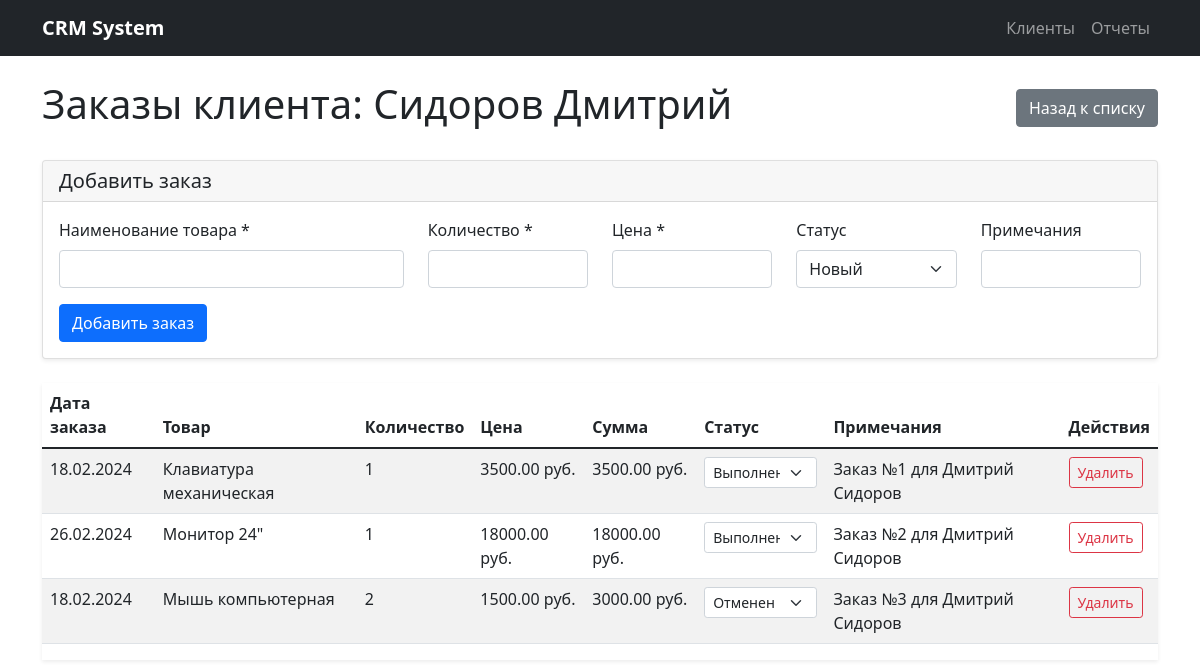
The app's page /customer/3/orders with its own data.
### models.py (models this page shows)
class Customer(db.Model):
    id = db.Column(db.Integer, primary_key=True)
    last_name = db.Column(db.String(100), nullable=False)
    first_name = db.Column(db.String(100), nullable=False)
    middle_name = db.Column(db.String(100))
    email = db.Column(db.String(100))
    phone = db.Column(db.String(20))
    registration_date = db.Column(db.Date, nullable=False, default=datetime.utcnow)
    notes = db.Column(db.Text)
    orders = db.relationship('Order', backref='customer', lazy=True, cascade='all, delete-orphan')

class Order(db.Model):
    id = db.Column(db.Integer, primary_key=True)
    customer_id = db.Column(db.Integer, db.ForeignKey('customer.id'), nullable=False)
    order_date = db.Column(db.Date, nullable=False, default=datetime.utcnow)
    product_name = db.Column(db.String(200), nullable=False)
    quantity = db.Column(db.Integer, nullable=False)
    price = db.Column(db.Float, nullable=False)
    status = db.Column(db.String(50), default='Новый')
    notes = db.Column(db.Text)

### app.py (the view)
@app.route('/customer/<int:customer_id>/orders')
def customer_orders(customer_id):
    customer = Customer.query.get_or_404(customer_id)
    return render_template('orders.html', customer=customer)

### templates/orders.html (shortened to what this page needs)
{% extends "base.html" %}
{% block content %}
<div class="d-flex justify-content-between align-items-center mb-4">
    <h1>Заказы клиента: {{ customer.last_name }} {{ customer.first_name }}</h1>
    <a href="{{ url_for('index') }}" class="btn btn-secondary">Назад к списку</a>
</div>
<div class="card mb-4">
    <div class="card-header">
        <h5 class="mb-0">Добавить заказ</h5>
    </div>
    <div class="card-body">
        <form method="post" action="{{ url_for('new_order', customer_id=customer.id) }}">
            <div class="row">
                <div class="col-md-4">
                    <label class="form-label">Наименование товара *</label>
                    <input type="text" class="form-control" name="product_name" required>
                </div>
                <div class="col-md-2">
                    <label class="form-label">Количество *</label>
                    <input type="number" class="form-control" name="quantity" min="1" required>
                </div>
                <div class="col-md-2">
                    <label class="form-label">Цена *</label>
                    <input type="number" class="form-control" name="price" step="0.01" min="0" required>
                </div>
                <div class="col-md-2">
                    <label class="form-label">Статус</label>
                    <select class="form-select" name="status">
                        <option value="Новый">Новый</option>
                    </select>
                </div>
                <div class="col-md-2">
                    <label class="form-label">Примечания</label>
                    <input type="text" class="form-control" name="notes">
                </div>
            </div>
            <button type="submit" class="btn btn-primary mt-3">Добавить заказ</button>
        </form>
    </div>
</div>
{% if customer.orders %}
<div class="table-responsive">
    <table class="table table-striped">
        <thead>
            <tr>
                <th>Дата заказа</th>
                <th>Товар</th>
                <th>Количество</th>
                <th>Цена</th>
                <th>Сумма</th>
                <th>Статус</th>
                <th>Примечания</th>
                <th>Действия</th>
            </tr>
        </thead>
        <tbody>
            {% for order in customer.orders %}
            <tr>
                <td>{{ order.order_date.strftime('%d.%m.%Y') }}</td>
                <td>{{ order.product_name }}</td>
                <td>{{ order.quantity }}</td>
                <td>{{ "%.2f"|format(order.price) }} руб.</td>
                <td>{{ "%.2f"|format(order.quantity * order.price) }} руб.</td>
                <td>
                    <form method="post" action="{{ url_for('update_order_status', order_id=order.id) }}" class="d-inline">
                        <select name="status" class="form-select form-select-sm" onchange="this.form.submit()">
                            <option value="Выполнен" {% if order.status == 'Выполнен' %}selected{% endif %}>Выполнен</option>
                            <option value="Отменен" {% if order.status == 'Отменен' %}selected{% endif %}>Отменен</option>
                        </select>
                    </form>
                </td>
                <td>{{ order.notes or '-' }}</td>
                <td>
                    <form method="post" action="{{ url_for('delete_order', order_id=order.id) }}" class="d-inline">
                        <button type="submit" class="btn btn-sm btn-outline-danger" onclick="return confirm('Удалить заказ?')">Удалить</button>
                    </form>
                </td>
            </tr>
            {% endfor %}
        </tbody>
    </table>
</div>
{% else %}
<div class="alert alert-info">
    У этого клиента пока нет заказов.
</div>
{% endif %}
{% endblock %}

### static/style.css (style rules this page uses)
.table-responsive { box-shadow: 0 0.125rem 0.25rem rgba(0, 0, 0, 0.075); }
.card { box-shadow: 0 0.125rem 0.25rem rgba(0, 0, 0, 0.075); border: 1px solid rgba(0, 0, 0, 0.125); }

### records on screen
Customer: last_name "Сидоров", first_name "Дмитрий"
Order: order_date "18.02.2024", product_name "Клавиатура механическая", quantity "1", price "3500.00", order.quantity*order.price "3500.00", status "Выполнен", notes "Заказ №1 для Дмитрий Сидоров"
Order: order_date "26.02.2024", product_name "Монитор 24\"", quantity "1", price "18000.00", order.quantity*order.price "18000.00", status "Выполнен", notes "Заказ №2 для Дмитрий Сидоров"
Order: order_date "18.02.2024", product_name "Мышь компьютерная", quantity "2", price "1500.00", order.quantity*order.price "3000.00", status "Отменен", notes "Заказ №3 для Дмитрий Сидоров"
